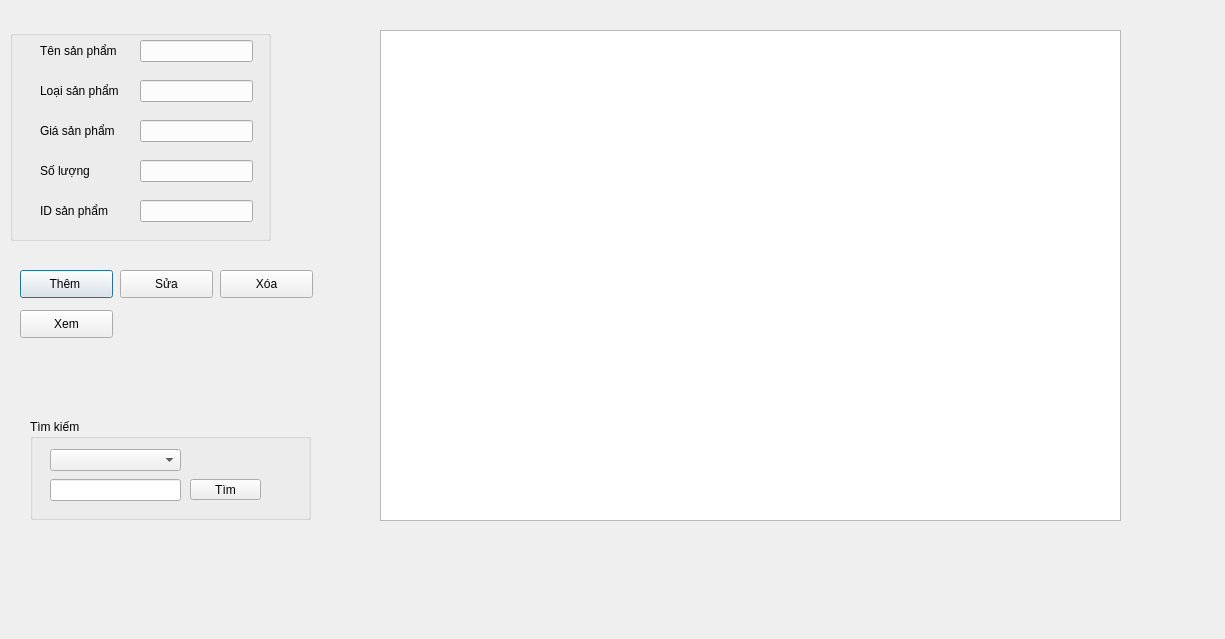
<?xml version="1.0" encoding="UTF-8"?>
<ui version="4.0">
 <class>SanPham</class>
 <widget class="QDialog" name="SanPham">
  <property name="geometry">
   <rect>
    <x>0</x>
    <y>0</y>
    <width>1225</width>
    <height>639</height>
   </rect>
  </property>
  <property name="windowTitle">
   <string>Dialog</string>
  </property>
  <widget class="QLabel" name="label">
   <property name="geometry">
    <rect>
     <x>40</x>
     <y>40</y>
     <width>101</width>
     <height>21</height>
    </rect>
   </property>
   <property name="text">
    <string>Tên sản phẩm</string>
   </property>
  </widget>
  <widget class="QLabel" name="label_SanPham">
   <property name="geometry">
    <rect>
     <x>630</x>
     <y>570</y>
     <width>341</width>
     <height>20</height>
    </rect>
   </property>
   <property name="text">
    <string/>
   </property>
  </widget>
  <widget class="QLineEdit" name="lineEdit_TenSanPham">
   <property name="geometry">
    <rect>
     <x>140</x>
     <y>40</y>
     <width>113</width>
     <height>22</height>
    </rect>
   </property>
  </widget>
  <widget class="QLabel" name="label_2">
   <property name="geometry">
    <rect>
     <x>40</x>
     <y>80</y>
     <width>101</width>
     <height>21</height>
    </rect>
   </property>
   <property name="text">
    <string>Loại sản phẩm</string>
   </property>
  </widget>
  <widget class="QLineEdit" name="lineEdit_LoaiSanPham">
   <property name="geometry">
    <rect>
     <x>140</x>
     <y>80</y>
     <width>113</width>
     <height>22</height>
    </rect>
   </property>
  </widget>
  <widget class="QLineEdit" name="lineEdit_">
   <property name="geometry">
    <rect>
     <x>140</x>
     <y>160</y>
     <width>113</width>
     <height>22</height>
    </rect>
   </property>
  </widget>
  <widget class="QLabel" name="label_3">
   <property name="geometry">
    <rect>
     <x>40</x>
     <y>120</y>
     <width>101</width>
     <height>21</height>
    </rect>
   </property>
   <property name="text">
    <string>Giá sản phẩm</string>
   </property>
  </widget>
  <widget class="QLineEdit" name="lineEdit_GiaSanPham">
   <property name="geometry">
    <rect>
     <x>140</x>
     <y>120</y>
     <width>113</width>
     <height>22</height>
    </rect>
   </property>
  </widget>
  <widget class="QLabel" name="label_SoLuong">
   <property name="geometry">
    <rect>
     <x>40</x>
     <y>160</y>
     <width>101</width>
     <height>21</height>
    </rect>
   </property>
   <property name="text">
    <string>Số lượng</string>
   </property>
  </widget>
  <widget class="QLabel" name="label_5">
   <property name="geometry">
    <rect>
     <x>40</x>
     <y>200</y>
     <width>101</width>
     <height>21</height>
    </rect>
   </property>
   <property name="text">
    <string>ID sản phẩm</string>
   </property>
  </widget>
  <widget class="QLineEdit" name="lineEdit_ID_SanPham">
   <property name="geometry">
    <rect>
     <x>140</x>
     <y>200</y>
     <width>113</width>
     <height>22</height>
    </rect>
   </property>
  </widget>
  <widget class="QPushButton" name="pushButton_Them">
   <property name="geometry">
    <rect>
     <x>20</x>
     <y>270</y>
     <width>93</width>
     <height>28</height>
    </rect>
   </property>
   <property name="text">
    <string>Thêm </string>
   </property>
  </widget>
  <widget class="QGroupBox" name="groupBox">
   <property name="geometry">
    <rect>
     <x>10</x>
     <y>30</y>
     <width>261</width>
     <height>211</height>
    </rect>
   </property>
   <property name="title">
    <string/>
   </property>
  </widget>
  <widget class="QPushButton" name="pushButton_Sua">
   <property name="geometry">
    <rect>
     <x>120</x>
     <y>270</y>
     <width>93</width>
     <height>28</height>
    </rect>
   </property>
   <property name="text">
    <string>Sửa</string>
   </property>
  </widget>
  <widget class="QPushButton" name="pushButton_Xoa">
   <property name="geometry">
    <rect>
     <x>220</x>
     <y>270</y>
     <width>93</width>
     <height>28</height>
    </rect>
   </property>
   <property name="text">
    <string>Xóa</string>
   </property>
  </widget>
  <widget class="QPushButton" name="pushButton_Xem">
   <property name="geometry">
    <rect>
     <x>20</x>
     <y>310</y>
     <width>93</width>
     <height>28</height>
    </rect>
   </property>
   <property name="text">
    <string>Xem</string>
   </property>
  </widget>
  <widget class="QGroupBox" name="groupBox_2">
   <property name="geometry">
    <rect>
     <x>30</x>
     <y>419</y>
     <width>281</width>
     <height>101</height>
    </rect>
   </property>
   <property name="title">
    <string>Tìm kiếm</string>
   </property>
   <widget class="QComboBox" name="comboBox">
    <property name="geometry">
     <rect>
      <x>20</x>
      <y>30</y>
      <width>131</width>
      <height>22</height>
     </rect>
    </property>
   </widget>
   <widget class="QLineEdit" name="lineEdit_6">
    <property name="geometry">
     <rect>
      <x>20</x>
      <y>60</y>
      <width>131</width>
      <height>22</height>
     </rect>
    </property>
   </widget>
   <widget class="QPushButton" name="pushButton_5">
    <property name="geometry">
     <rect>
      <x>160</x>
      <y>60</y>
      <width>71</width>
      <height>21</height>
     </rect>
    </property>
    <property name="text">
     <string>Tìm</string>
    </property>
   </widget>
  </widget>
  <widget class="QTableView" name="tableView_SanPham">
   <property name="geometry">
    <rect>
     <x>380</x>
     <y>30</y>
     <width>741</width>
     <height>491</height>
    </rect>
   </property>
  </widget>
 </widget>
 <resources/>
 <connections/>
</ui>
